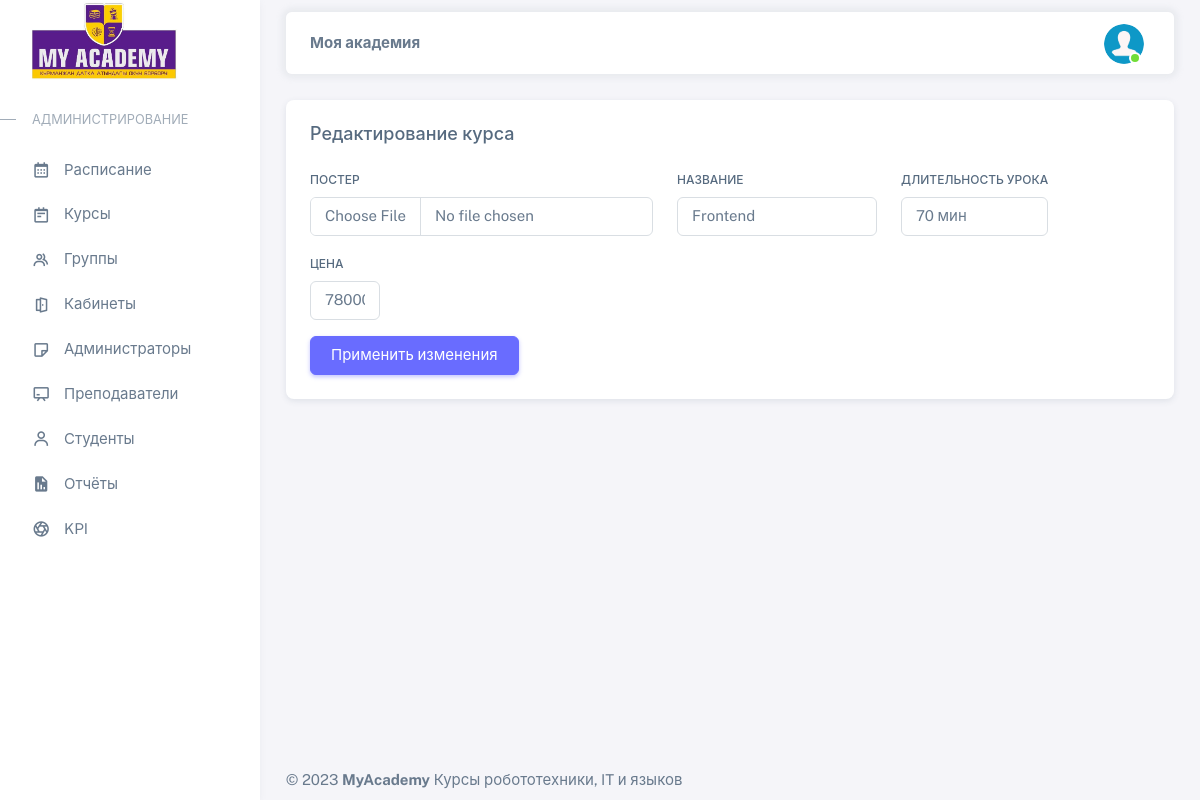
The page /course-update/3/ (signed in) on the database its author committed.
### apps/dashboard/models.py (models this page shows, shortened)
class Course(models.Model):
    image = models.ImageField(upload_to='course_images/', null=True)
    title = models.CharField(max_length=140)
    DURATION = (
        ('30', '30 мин'),
        ('40', '40 мин'),
        ('50', '50 мин'),
        ('60', '60 мин'),
        ('70', '70 мин'),
        ('80', '80 мин'),
    )
    duration = models.CharField(max_length=4, null=True, choices=DURATION)
    price = models.IntegerField(null=True)

### apps/dashboard/views.py (the view)
# urls.py: path('course-update/<str:pk>/', course_update, name='course-update'),
def course_update(request, pk):
    course = Course.objects.get(id=pk)
    form = CourseForm(instance=course)
    if request.method == 'POST':
        form = CourseForm(request.POST, request.FILES, instance=course)
        if form.is_valid():
            form.save()
            return redirect('course-detail', pk=pk)
    context = {
        'course': course,
        'form': form
    }
    return render(request, 'dashboard/course_update.html', context)

### apps/user/forms.py
class CourseForm(forms.ModelForm):
    class Meta:
        model = Course
        fields = ['image', 'title', 'duration', 'price']
        widgets = {
            'image': forms.FileInput(attrs={
                'class': 'form-control',
                'id': 'image'
            }),
            'title': forms.TextInput(attrs={
                'class': 'form-control',
                'type': 'text',
                'id': 'title',
                'placeholder': '...'
            }),
            'price': forms.TextInput(attrs={
                'class': 'form-control',
                'id': 'price',
            }),
            'duration': forms.Select(attrs={
                'class': 'form-control',
                'id': 'price',
            }),
        }

### templates/dashboard/course_update.html (shortened to what this page needs)
{% extends 'base.html' %}
{% block content %}
<div class="content-wrapper">
    <div class="container-xxl flex-grow-1 container-p-y">
        <div class="row">
            <div class="col-12 mx-auto">
                <div class="card mb-4">
                    <div class="card-header d-flex justify-content-between align-items-center">
                        <h5 class="mb-0">Редактирование курса</h5>
                    </div>
                    <div class="card-body">
                        <form method="post" enctype="multipart/form-data">
                            <div class="d-flex gap-4">
                                <div class="mb-3">
                                    <label class="form-label" for="image">Постер</label>
                                      {{ form.image }}
                                  </div>
                                <div class="mb-3">
                                    <label class="form-label" for="basic-default-fullname">Название</label>
                                    {{ form.title }}
                                </div>
                                <div class="mb-3">
                                    <label class="form-label" for="basic-default-company">Длительность урока</label>
                                    {{ form.duration }}
                                </div>
                            </div>
                            <div class="mb-3 col-lg-1">
                                    <label class="form-label" for="basic-default-company">Цена</label>
                                    {{ form.price }}
                            </div>
                            <button type="submit" class="btn btn-primary">Применить изменения</button>
                        </form>
                    </div>
                </div>
            </div>
        </div>
    </div>
    {% include 'includes/footer.html' %}
</div>
{% endblock %}

### templates/base.html (style rules this page uses)
.content-wrapper { padding-bottom: 0px !important; }

### rows shown on the page
Course: title "Frontend", duration "70 мин", price "78000"
